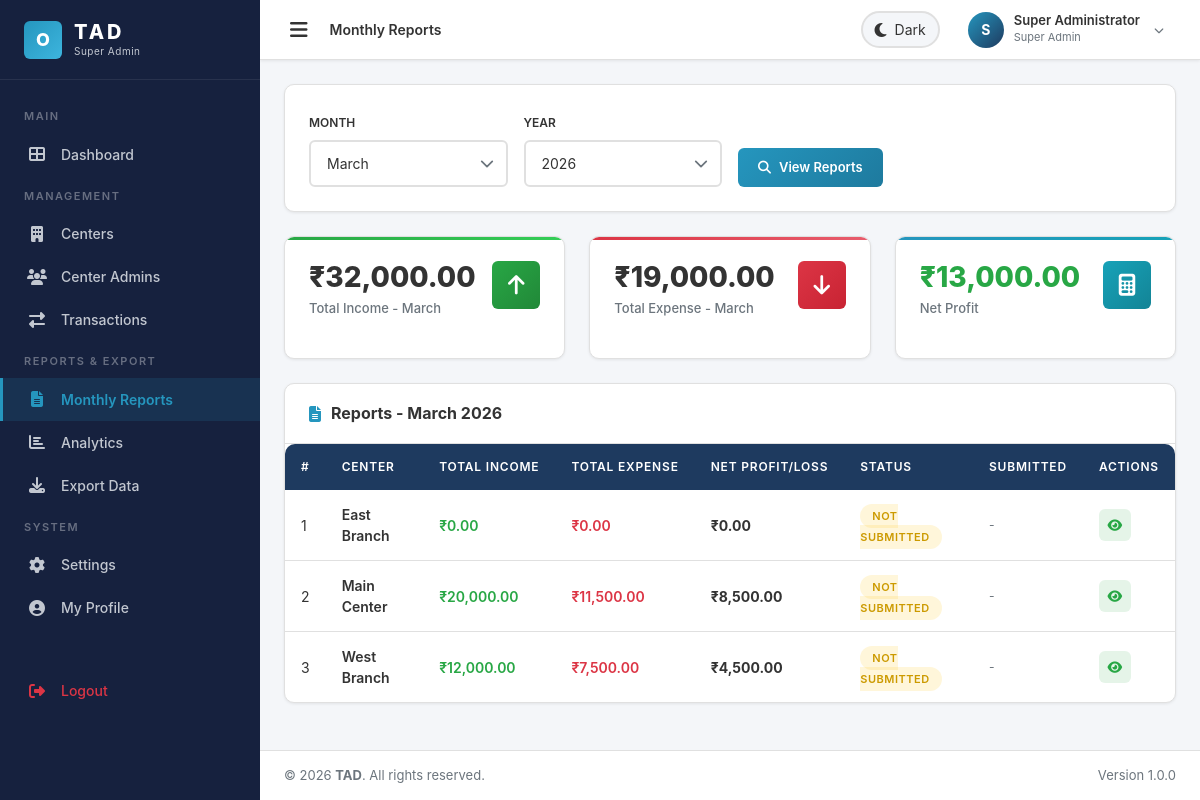
Page /superadmin/reports.php (signed in) on the committed database.
### tables this page shows
CREATE TABLE `centers` (
    `id` INT AUTO_INCREMENT PRIMARY KEY,
    `center_name` VARCHAR(255) NOT NULL,
    `location` VARCHAR(255) NOT NULL,
    `created_at` TIMESTAMP DEFAULT CURRENT_TIMESTAMP
);

### includes/functions.php (called while the page is built, shortened)
<?php
function sanitize($data) {
    $data = trim($data);
    $data = stripslashes($data);
    $data = htmlspecialchars($data, ENT_QUOTES, 'UTF-8');
    return $data;
}
function formatCurrency($amount) {
    $amount = (float)$amount;
    $isNegative = $amount < 0;
    $amount = abs($amount);
    $whole = floor($amount);
    $decimal = sprintf('%02d', round(($amount - $whole) * 100));
    $wholeStr = (string)$whole;
    $length = strlen($wholeStr);
    if ($length > 3) {
        $lastThree = substr($wholeStr, -3);
        $remaining = substr($wholeStr, 0, $length - 3);
        $formatted = '';
        $remLen = strlen($remaining);
        for ($i = 0; $i < $remLen; $i++) {
            $formatted .= $remaining[$i];
        }
        $result = $formatted . ',' . $lastThree . '.' . $decimal;
    } else {
        $result = $wholeStr . '.' . $decimal;
    }
    return ($isNegative ? '-' : '') . '₹' . $result;
}
function getMonthName($month) {
    return date('F', mktime(0, 0, 0, (int)$month, 1));
}

### superadmin/reports.php (the view, shortened to what this page needs)
<?php
$conn = getDBConnection();
$filterMonth = isset($_GET['month']) ? (int)$_GET['month'] : (int)date('n');
$filterYear = isset($_GET['year']) ? (int)$_GET['year'] : (int)date('Y');
$query = "SELECT c.*,
    mr.id as report_id, mr.total_income, mr.total_expense, mr.net_profit, mr.status as report_status, mr.submitted_at, mr.pdf_path,
    COALESCE(mr.total_income, (SELECT COALESCE(SUM(amount),0) FROM transactions WHERE center_id=c.id AND type='income' AND month=? AND year=?)) as calc_income,
    COALESCE(mr.total_expense, (SELECT COALESCE(SUM(amount),0) FROM transactions WHERE center_id=c.id AND type='expense' AND month=? AND year=?)) as calc_expense
    FROM centers c
    LEFT JOIN monthly_reports mr ON c.id = mr.center_id AND mr.month = ? AND mr.year = ?
    ORDER BY c.center_name";
$stmt = $conn->prepare($query);
$stmt->bind_param("iiiiii", $filterMonth, $filterYear, $filterMonth, $filterYear, $filterMonth, $filterYear);
$stmt->execute();
$reports = $stmt->get_result();
$grandIncome = 0;
$grandExpense = 0;
$reportData = [];
while ($r = $reports->fetch_assoc()) {
    $grandIncome += $r['calc_income'];
    $grandExpense += $r['calc_expense'];
    $reportData[] = $r;
}
$grandProfit = $grandIncome - $grandExpense;
include __DIR__ . '/../includes/header.php';
?>
<div class="card-custom mb-4">
    <div class="card-custom-body">
        <form method="GET" class="row g-3 align-items-end">
            <div class="col-md-3">
                <label class="form-label fw-600" style="font-size:12px;">MONTH</label>
                <select name="month" class="form-control-custom">
                    <?php for ($m = 1; $m <= 12; $m++): ?>
                    <option value="<?php echo $m; ?>" <?php echo $filterMonth == $m ? 'selected' : ''; ?>>
                        <?php echo getMonthName($m); ?>
                    </option>
                    <?php endfor; ?>
                </select>
            </div>
            <div class="col-md-3">
                <label class="form-label fw-600" style="font-size:12px;">YEAR</label>
                <select name="year" class="form-control-custom">
                    <?php for ($y = date('Y') + 1; $y >= date('Y') - 5; $y--): ?>
                    <option value="<?php echo $y; ?>" <?php echo $filterYear == $y ? 'selected' : ''; ?>><?php echo $y; ?></option>
                    <?php endfor; ?>
                </select>
            </div>
            <div class="col-md-3">
                <button type="submit" class="btn-primary-custom"><i class="fas fa-search"></i> View Reports</button>
            </div>
        </form>
    </div>
</div>
<div class="row g-4 mb-4">
    <div class="col-md-4">
        <div class="stat-card income-card">
            <div class="stat-card-header">
                <div>
                    <div class="stat-card-value"><?php echo formatCurrency($grandIncome); ?></div>
                    <div class="stat-card-label">Total Income - <?php echo getMonthName($filterMonth); ?></div>
                </div>
                <div class="stat-card-icon bg-success"><i class="fas fa-arrow-up"></i></div>
            </div>
        </div>
    </div>
    <div class="col-md-4">
        <div class="stat-card expense-card">
            <div class="stat-card-header">
                <div>
                    <div class="stat-card-value"><?php echo formatCurrency($grandExpense); ?></div>
                    <div class="stat-card-label">Total Expense - <?php echo getMonthName($filterMonth); ?></div>
                </div>
                <div class="stat-card-icon bg-danger"><i class="fas fa-arrow-down"></i></div>
            </div>
        </div>
    </div>
    <div class="col-md-4">
        <div class="stat-card profit-card">
            <div class="stat-card-header">
                <div>
                    <div class="stat-card-value <?php echo $grandProfit >= 0 ? 'text-success-custom' : 'text-danger-custom'; ?>">
                        <?php echo formatCurrency($grandProfit); ?>
                    </div>
                    <div class="stat-card-label"><?php echo $grandProfit >= 0 ? 'Net Profit' : 'Net Loss'; ?></div>
                </div>
                <div class="stat-card-icon <?php echo $grandProfit >= 0 ? 'bg-info' : 'bg-danger'; ?>">
                    <i class="fas fa-calculator"></i>
                </div>
            </div>
        </div>
    </div>
</div>
<div class="card-custom">
    <div class="card-custom-header">
        <h5><i class="fas fa-file-alt"></i> Reports - <?php echo getMonthName($filterMonth) . ' ' . $filterYear; ?></h5>
    </div>
    <div class="card-custom-body p-0">
        <div class="table-responsive">
            <table class="table-custom">
                <thead>
                    <tr>
                        <th>#</th>
                        <th>Center</th>
                        <th>Total Income</th>
                        <th>Total Expense</th>
                        <th>Net Profit/Loss</th>
                        <th>Status</th>
                        <th>Submitted</th>
                        <th>Actions</th>
                    </tr>
                </thead>
                <tbody>
                    <?php $sr = 1; foreach ($reportData as $r): ?>
                    <?php $calcProfit = $r['calc_income'] - $r['calc_expense']; ?>
                    <tr>
                        <td><?php echo $sr++; ?></td>
                        <td class="fw-600"><?php echo sanitize($r['center_name']); ?></td>
                        <td class="text-success-custom fw-600"><?php echo formatCurrency($r['calc_income']); ?></td>
                        <td class="text-danger-custom fw-600"><?php echo formatCurrency($r['calc_expense']); ?></td>
                        <td class="<?php echo $calcProfit >= 0 ? 'profit-positive' : 'profit-negative'; ?>">
                            <?php echo formatCurrency($calcProfit); ?>
                        </td>
                        <td>
                            <span class="badge-type <?php echo ($r['report_status'] === 'submitted') ? 'badge-submitted' : 'badge-pending'; ?>">
                                <?php echo $r['report_status'] ? ucfirst($r['report_status']) : 'Not Submitted'; ?>
                            </span>
                        </td>
                        <td class="text-muted-custom" style="font-size:12px;">
                            <?php echo $r['submitted_at'] ? formatDate($r['submitted_at']) : '-'; ?>
                        </td>
                        <td>
                            <div class="action-btns">
                                <a href="<?php echo APP_URL; ?>/superadmin/transactions.php?center=<?php echo $r['id']; ?>&month=<?php echo $filterMonth; ?>&year=<?php echo $filterYear; ?>"
                                   class="btn-icon btn-icon-view" title="View Transactions">
                                    <i class="fas fa-eye"></i>
                                </a>
                            </div>
                        </td>
                    </tr>
                    <?php endforeach; ?>
                </tbody>
            </table>
        </div>
    </div>
</div>
<?php include __DIR__ . '/../includes/footer.php'; ?>

### rows in the picture
centers: center_name "East Branch", calc_income "₹0.00", calc_expense "₹0.00", calcProfit "₹0.00"
centers: center_name "Main Center", calc_income "₹20,000.00", calc_expense "₹11,500.00", calcProfit "₹8,500.00"
centers: center_name "West Branch", calc_income "₹12,000.00", calc_expense "₹7,500.00", calcProfit "₹4,500.00"

### other values in the picture
APP_NAME "TAD"
$pageTitle "Monthly Reports"
substr($_SESSION['user_name'] ?? 'U', 0, 1) "S"
$_SESSION['user_name'] "Super Administrator"
formatCurrency($grandIncome) "₹32,000.00"
getMonthName($filterMonth) "March"
formatCurrency($grandExpense) "₹19,000.00"
formatCurrency($grandProfit) "₹13,000.00"
$filterYear "2026"
APP_VERSION "1.0.0"
form field month "March"
form field year "2026"
